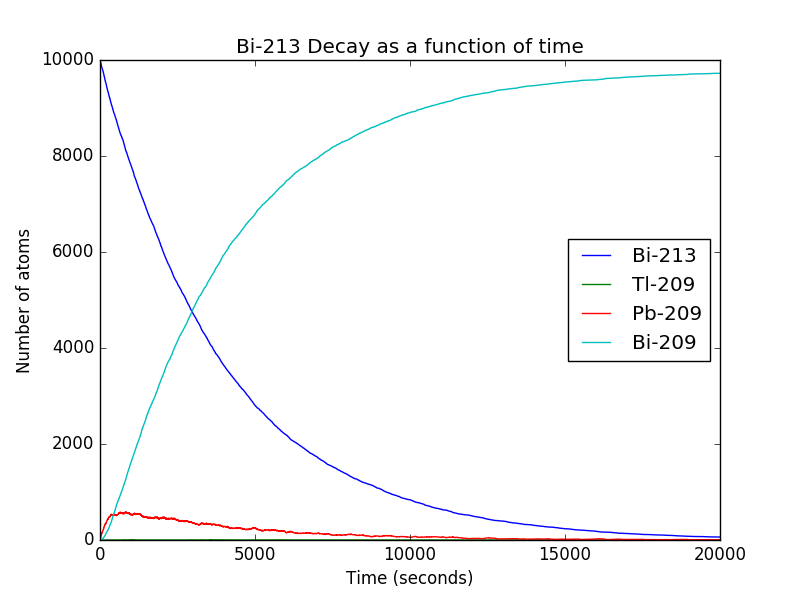

Write Python code to recreate this figure.
#########################################################################################
#	Computational Physics HW4 Problem 1
#	
#	This program simulates the decay of Bi-213 into Bi-209
#	Possible decay sequences - Bi-213 --> Tl-209 --> Pb-209--> Bi-209
#  							   Bi-213 --> Pb-209 --> Bi-209
#
#	Variable definitions:
#	NBi213 - number of Bi-213 atoms 
#	NPb - number of Pb-209 atoms 
#	NBi209 - number of Bi-209 atoms 
#	NTl - number of Tl-209 atoms 
#
#	t - total decay time in seconds
#	h = step size in seconds 
#
#   (these probabilities are of whether the atom decays or not)
#	pBi = probability of Bi-213 decay in one step 
# 	pPb = probability of Pb-209 decay in one step 
#	pTl = probability of Tl-209 decay in one step 
#
#	Written by Jacqueline Antwi-Danso 02/17
#########################################################################################
from random import random 
from numpy import arange, copy 
import pylab
from pylab import plot, xlabel, ylabel, title, show

t = 2*(10**4)
h = 1

#probabilities 
pBi = 1 - 2**(-h/(46*60))
pTl = 1 - 2**(-h/(2.2*60))
pPb = 1 - 2**(-h/(3.3*60))

#number of atoms 
NBi213 = 10**4
NTl = 0 #initial number of Tl atoms 
NPb = 0 #initial number of Pb atoms
NBi209 = 0 #initial number of Bi-209 atoms

x = arange(0.0,t,h)
yBi213,yTl, yPb, yBi209  = [], [], [], []

for j in x:
	yBi213.append(NBi213)
	yTl.append(NTl)
	yPb.append(NPb)
	yBi209.append(NBi209)

	#Calculate number of Bi-213 atoms that decay 
	Bidecay = 0 
	for i in range(NBi213): 
		if random() < pBi: 
			Bidecay += 1	
	NBi213 -= Bidecay 
	if random() > 0.9791 and random() < 0.209:
		NTl += Bidecay 
	elif random() < 0.9791:
		NPb += Bidecay 
	
	#Calculate number of Tl-209 atoms that decay into Pb-209
	Tldecay = 0 
	for i in range(NTl): 
		if random() < pTl: 
			Tldecay += 1
	NTl -= Tldecay 
	NPb += Tldecay 
	
	#Calculate number of Pb-209 atoms that decay into Bi-209
	Pbdecay = 0 
	for i in range(NPb): 
		if random() < pPb: 
			Pbdecay += 1
	NPb -= Pbdecay 
	NBi209 += Pbdecay 

#Graph 
plot(x,yBi213, label = 'Bi-213')
plot(x,yTl, label = 'Tl-209')
plot(x,yPb, label = 'Pb-209')
plot(x,yBi209, label = 'Bi-209')
title('Bi-213 Decay as a function of time')
xlabel('Time (seconds)')
ylabel('Number of atoms')
legend = pylab.legend(loc='center right')
show()
